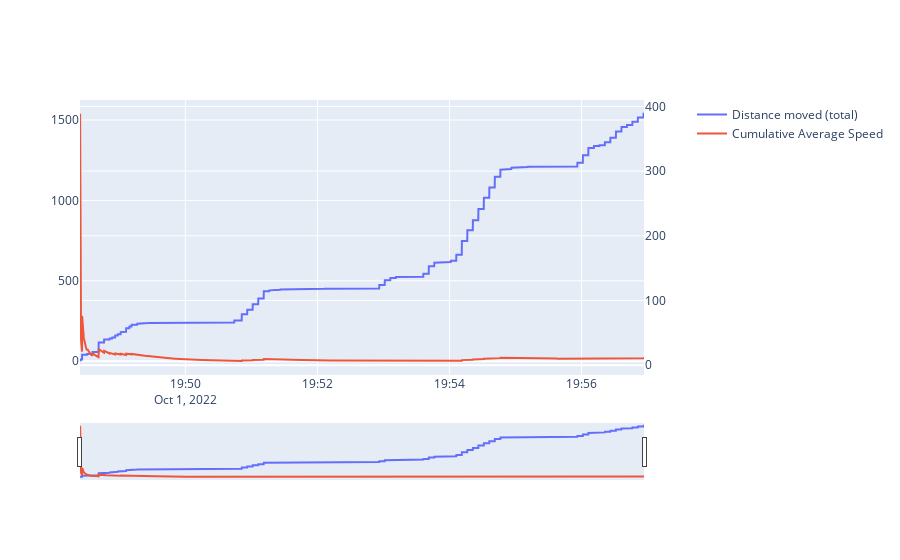

The notebook cell this image was saved under:
### Code cell
fig_distance = make_subplots(specs=[[{'secondary_y': True}]])
fig_distance.add_trace(
    go.Scatter(
        x=df['timestamp'], 
        y=df['_distance_moved_total'], 
        name='Distance moved (total)'
    )
)
fig_distance.add_trace(
    go.Scatter(
        x=df['timestamp'], 
        y=df['_speed_kmhr_cumavg'], 
        name='Cumulative Average Speed'
    ),
    secondary_y=True
)
fig_distance.update_layout(
    xaxis=dict(
        rangeslider=dict(visible=True)
        , type='date'
    )
)

### Figure 1 — Plotly figure (JSON) as saved in the notebook; plotly's stock layout.template omitted (floating-point values rounded to 4 significant figures; data arrays with more than 128 entries replaced by an {"elided": "..."} marker saying what was removed)
{"data": [{"name": "Distance moved (total)", "type": "scatter", "x": {"elided": "4551 str values"}, "y": {"elided": "4551 float values"}}, {"name": "Cumulative Average Speed", "type": "scatter", "x": {"elided": "4551 str values"}, "xaxis": "x", "y": {"elided": "4551 float values"}, "yaxis": "y2"}], "layout": {"xaxis": {"anchor": "y", "domain": [0, 0.94], "rangeslider": {"visible": true}, "type": "date"}, "yaxis": {"anchor": "x", "domain": [0, 1]}, "yaxis2": {"anchor": "x", "overlaying": "y", "side": "right"}}}
